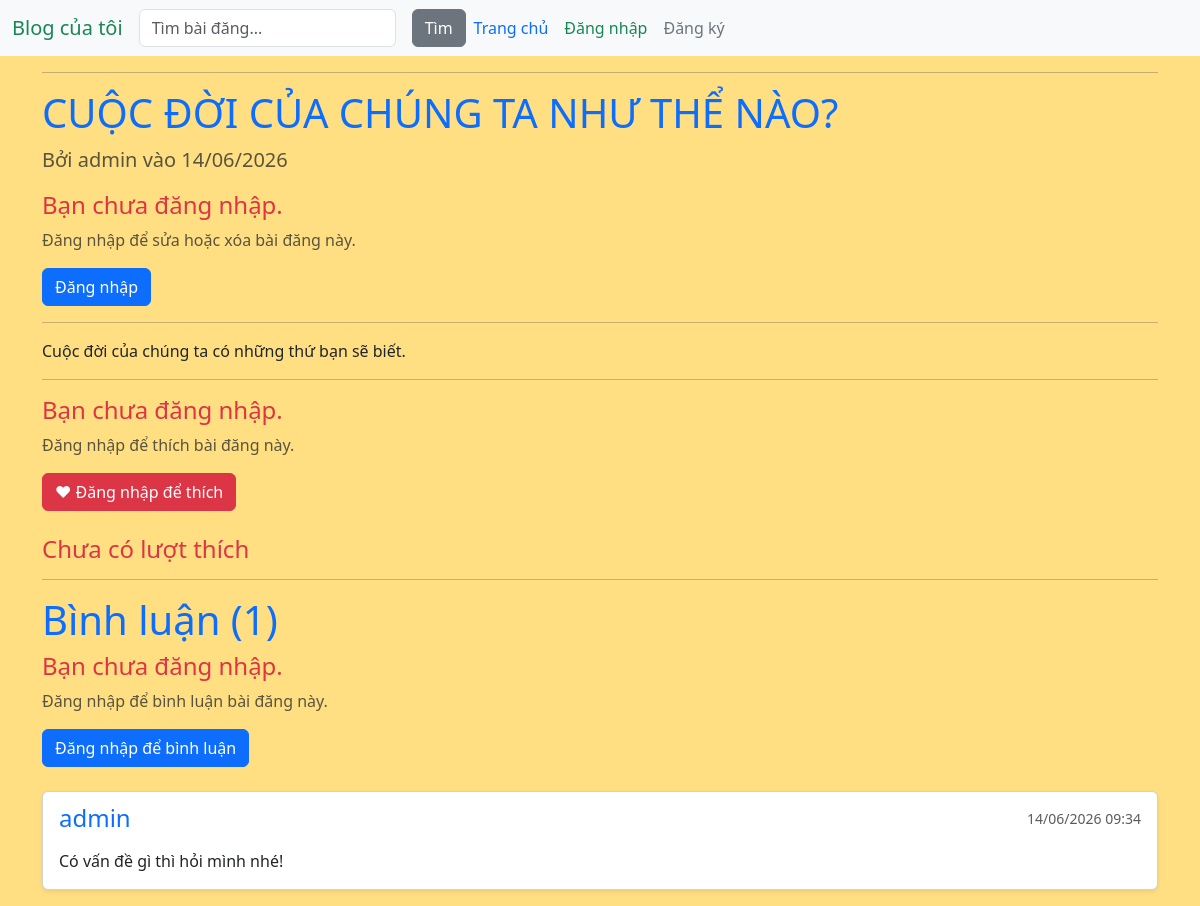
Page /post/37 on the earlier database version.
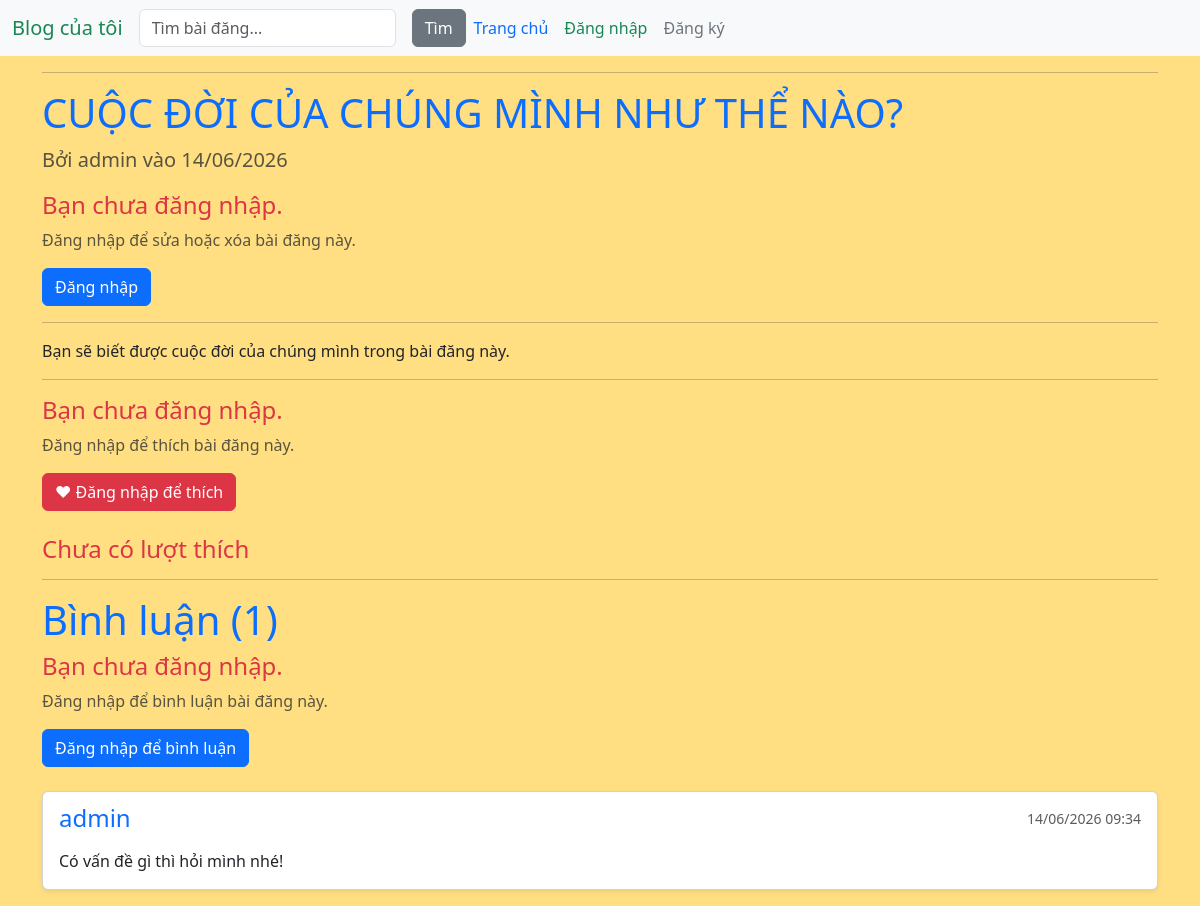
Same page on the later database version.
### blog/models.py (models this page shows, shortened)
class Post(models.Model):
    title = models.CharField(max_length=200)
    likes = models.ManyToManyField(User, related_name='blog_posts', blank=True)
    content = models.TextField()
    created_at = models.DateTimeField(auto_now_add=True)
    updated_at = models.DateTimeField(auto_now=True)
    author = models.ForeignKey(User, on_delete=models.CASCADE, default=1)
    def total_likes(self):
        return self.likes.count()

### blog/views.py (the view)
# urls.py: path('post/<int:pk>', PostDetailView.as_view(), name="post-detail"),
class PostDetailView(DetailView):
    model = Post
    template_name = 'post_detail.html'
    context_object_name = 'post'

### blog/templates/post_detail.html (shortened to what this page needs)
{% extends "base.html" %}
{% block content %}
    <hr>
    <h1 class="text-uppercase text-primary">{{ post.title }}</h1>
    <article>
        <p class="text-muted fs-5">Bởi {{ post.author.username }} vào {{ post.created_at|date:"d/m/Y" }}</p>
        {% if user == post.author %}
            <div>
                <a class="btn btn-warning" href="{% url 'post-update' post.pk %}">Sửa bài đăng</a>
                <a class="btn btn-danger" href="{% url 'post-delete' post.pk %}">Xóa bài đăng</a>
            </div>
        {% else %}
            {% if user.is_authenticated %}
                <h4 class="text-danger">Bạn không thể sửa hay xóa bài đăng này vì bạn không phải là người tạo bài đăng.</h4>
            {% else %}
                <h4 class="text-danger">Bạn chưa đăng nhập.</h4>
                <p class="text-muted">Đăng nhập để sửa hoặc xóa bài đăng này.</p>
                <a href="{% url 'login' %}" class="btn btn-primary">Đăng nhập</a>
            {% endif %}
        {% endif %}
        <hr>
        <p>{{ post.content|truncatewords:30 }}</p>
    </article>
    <hr>
    <div>
        <form action="{% url 'like-post' post.pk %}">
            {% if user.is_authenticated %}
                {% if user in post.likes.all %}
                    <button id="like_btn" type="submit" class="btn btn-danger">❤ Bỏ thích</button>
                {% else %}
                    <button id="like_btn" type="submit" class="btn btn-outline-danger">❤ Thích ngay</button>
                {% endif %}
            {% else %}
                <h4 class="text-danger">Bạn chưa đăng nhập.</h4>
                <p class="text-muted">Đăng nhập để thích bài đăng này.</p>
                <a href="{% url 'login' %}" class="btn btn-danger">❤ Đăng nhập để thích</a>
            {% endif %}
        </form>
        <span class="ms-3 text-muted">
            {% if post.total_likes == 0 %}
                <h4 class="text-danger">Chưa có lượt thích</h4>
            {% else %}
                <h4 class="text-success">{{ post.total_likes }} lượt thích</h4>
            {% endif %}
        </span>
    </div>
    <hr>
    <h1 class="text-primary">Bình luận ({{ post.comments.count }})</h1>
    {% if user.is_authenticated %}
        <a href="{% url 'add-comment' post.pk %}" class="btn btn-primary">Viết bình luận</a>
    {% else %}
        <h4 class="text-danger">Bạn chưa đăng nhập.</h4>
        <p class="text-muted">Đăng nhập để bình luận bài đăng này.</p>
        <a href="{% url 'login' %}" class="btn btn-primary">Đăng nhập để bình luận</a>
    {% endif %}
    <div class="comments-section">
        {% if not post.comments.all %}
            <h4 class="text-danger">Chưa có bình luận nào.</h4>
            <p class="text-muted">Hãy là người đầu tiên bình luận.</p>
        {% else %}
            {% for comment in post.comments.all %}
                <div class="card mb-3 shadow-sm">
                    <div class="card-body">
                        <div class="d-flex justify-content-between">
                            <h4 class="card-subtitle mb-2 text-primary">
                                {{ comment.author.username }}
                            </h4>
                            <small class="text-muted">{{ comment.date_added|date:"d/m/Y H:i"}}</small>
                        </div>
                        <p class="card-text mt-2">{{ comment.body }}</p>
                    </div>
                </div>
            {% endfor %}
        {% endif %}
    </div>
{% endblock %}

Differences in the rows shown:
changed Post "admin": title "CUỘC ĐỜI CỦA CHÚNG TA NHƯ THỂ NÀO?" → "CUỘC ĐỜI CỦA CHÚNG MÌNH NHƯ THỂ NÀO?"; content "Cuộc đời của chúng ta có những thứ bạn sẽ biết." → "Bạn sẽ biết được cuộc đời của chúng mình trong bài đăng này."
